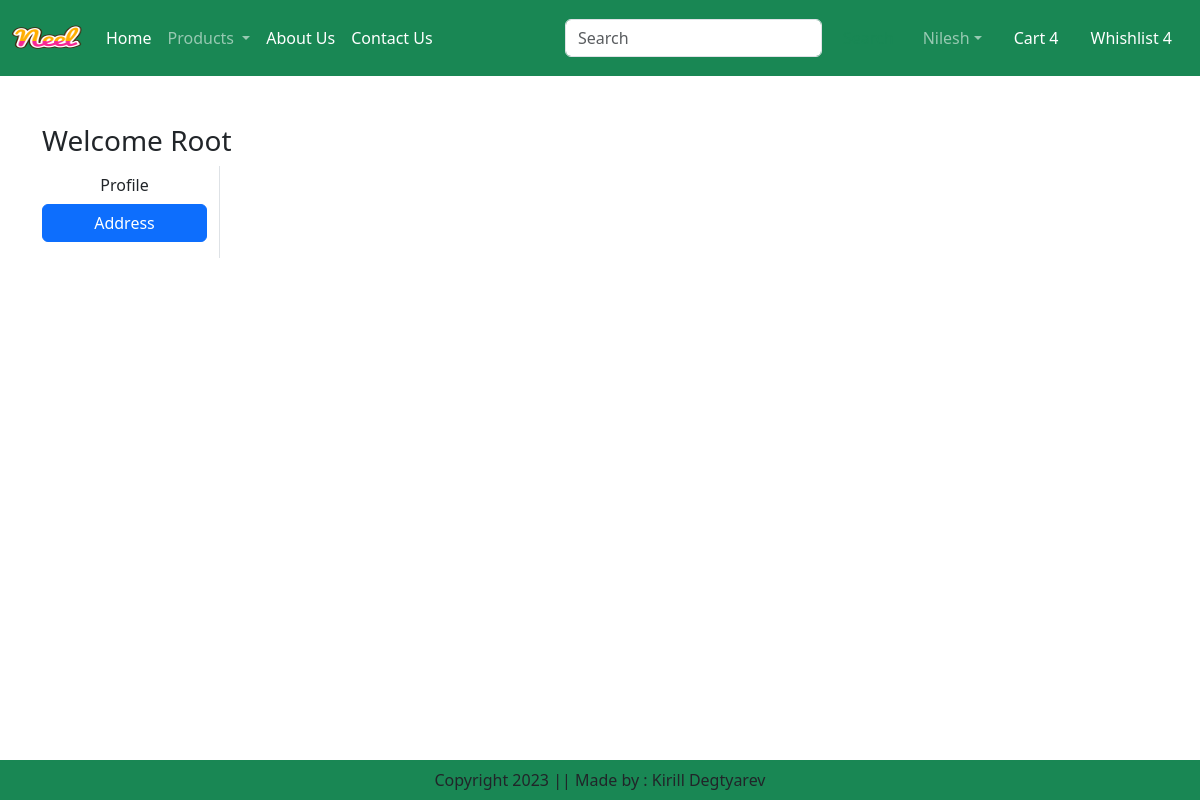
Page /address/ (signed in) on the earlier database version.
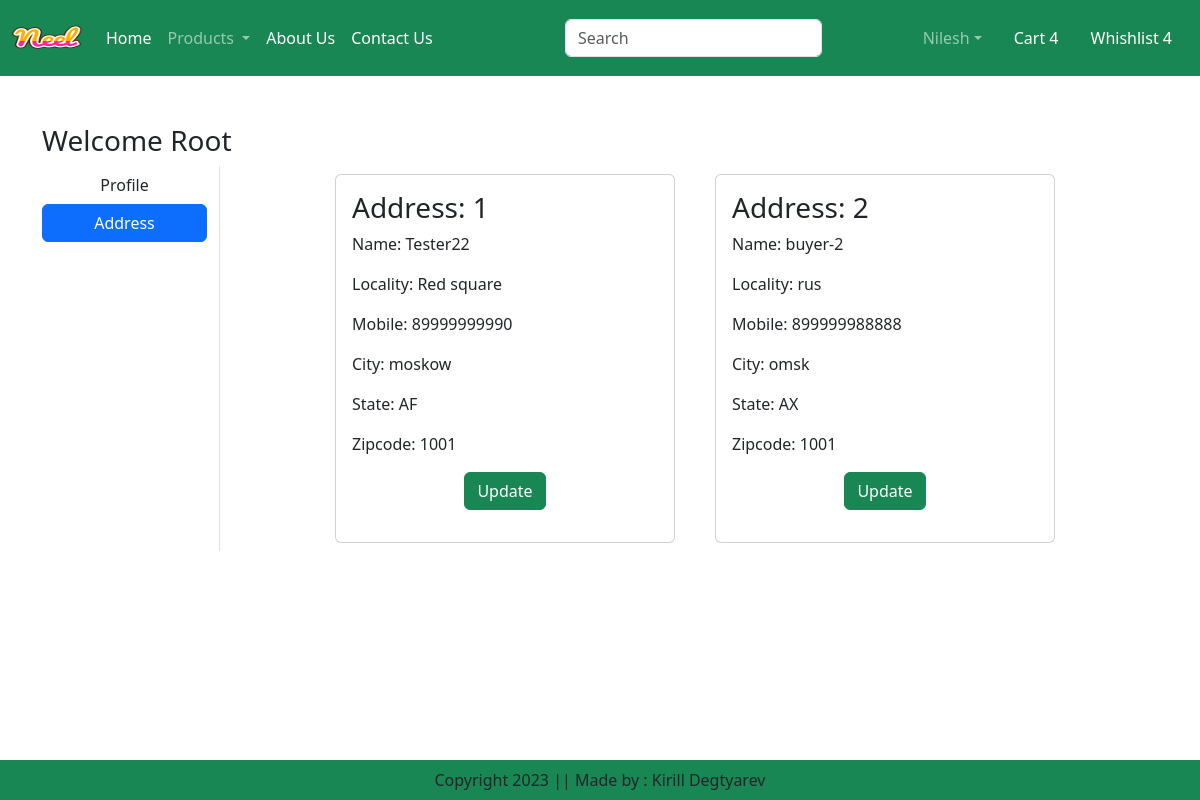
Same page on the later database version.
### app/models.py (models this page shows, shortened)
class Customer(models.Model):
    user = models.ForeignKey(User, on_delete=models.CASCADE)
    name = models.CharField(max_length=200)
    locality = models.CharField(max_length=200)
    city = models.CharField(max_length=50)
    mobile = models.IntegerField()
    zipcode = models.IntegerField()
    state = models.CharField(choices=STATE_CHOICES, max_length=100)

### app/views.py (the view)
# urls.py: path('address/', views.address, name='address'),
def address(request):
    add = Customer.objects.filter(user=request.user)
    return render(request, 'app/address.html', locals())

### app/templates/app/address.html (shortened to what this page needs)
{% extends "app/base.html" %}
{% load static %}
{% block main-content %}
    <div class="container my-5">
        <div class="row">
            <h3>Welcome <span class="text-capitalize">{{ request.user }}</span></h3>
            <div class="col-sm-2 border-end">
                <ul class="list-unstyled">
                    <li class="d-grid"><a href="{% url 'profile' %}" class="btn">Profile</a></li>
                    <li class="d-grid"><a href="{% url 'address' %}" class="btn btn-primary">Address</a></li>
                </ul>
            </div>
            <div class="col-sm-8 offset-sm-1">
                <div class="row">
                    {% for ad in add %}
                        <div class="col-sm-6">
                            <div class="card m-2">
                                <div class="card-body">
                                    <h3>Address: {{ forloop.counter }}</h3>
                                    <p>Name: {{ ad.name }}</p>
                                    <p>Locality: {{ ad.locality }}</p>
                                    <p>Mobile: {{ ad.mobile }}</p>
                                    <p>City: {{ ad.city }}</p>
                                    <p>State: {{ ad.state }}</p>
                                    <p>Zipcode: {{ ad.zipcode }}</p>
                                    <p class="text-center">
                                        <a href="{% url 'updateAddress' pk=ad.id %}" type="button" class="btn btn-success">Update</a> </p>
                                </div>
                            </div>
                        </div>
                    {% endfor %}
                </div>
            </div>
        </div>
    </div>
{% endblock main-content %}

Differences in the rows shown:
added Customer: name "Tester22", locality "Red square", mobile "89999999990", city "moskow", state "AF", zipcode "1001"
added Customer: name "buyer-2", locality "rus", mobile "899999988888", city "omsk", state "AX", zipcode "1001"
